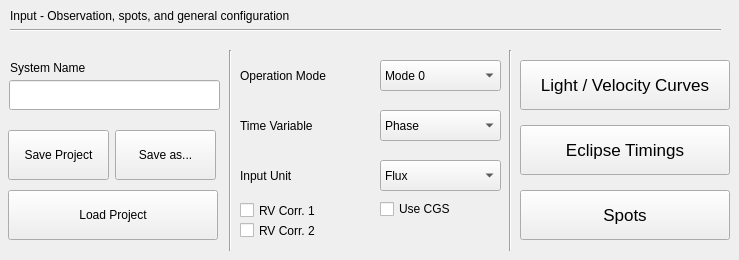
      <widget class="QWidget" name="tab_7">
       <attribute name="title">
        <string>Main</string>
       </attribute>
       <widget class="QPushButton" name="spotconfigure_btn">
        <property name="geometry">
         <rect>
          <x>520</x>
          <y>190</y>
          <width>210</width>
          <height>50</height>
         </rect>
        </property>
        <property name="font">
         <font>
          <pointsize>13</pointsize>
         </font>
        </property>
        <property name="toolTip">
         <string>Configure individual spots.</string>
        </property>
        <property name="text">
         <string>Spots</string>
        </property>
       </widget>
       <widget class="QPushButton" name="loadwidget_btn">
        <property name="geometry">
         <rect>
          <x>520</x>
          <y>60</y>
          <width>210</width>
          <height>50</height>
         </rect>
        </property>
        <property name="font">
         <font>
          <pointsize>13</pointsize>
         </font>
        </property>
        <property name="toolTip">
         <string>Load light and velocity curves.</string>
        </property>
        <property name="text">
         <string>Light / Velocity Curves</string>
        </property>
       </widget>
       <widget class="QLabel" name="label_48">
        <property name="geometry">
         <rect>
          <x>240</x>
          <y>60</y>
          <width>131</width>
          <height>31</height>
         </rect>
        </property>
        <property name="toolTip">
         <string>Sets predefined constraints for different conditions</string>
        </property>
        <property name="statusTip">
         <string>MODE</string>
        </property>
        <property name="whatsThis">
         <string>&lt;html&gt;&lt;head/&gt;&lt;body&gt;&lt;p&gt;&lt;span style=&quot; font-weight:600;&quot;&gt;Mode -1:&lt;/span&gt; This mode is for X-ray binaries for which the eclipse duration of a compact object is known from X-ray observations. The compact star must be star 1. The applied constraint is that the surface potential of the ordinary star (star 2) must be such as to produce the observed X-ray eclipse duration.&lt;/p&gt;&lt;p&gt;&lt;span style=&quot; font-weight:600;&quot;&gt;Mode 0:&lt;/span&gt; No constraints are applied in mode 0, and the component luminosity ratio is not even required to be consistent with the surface temperatures.&lt;/p&gt;&lt;p&gt;&lt;span style=&quot; font-weight:600;&quot;&gt;Mode 1:&lt;/span&gt; This is a mode for overcontact binaries, such as W UMa stars. Six or seven constraints are applied, depending on whether fixed or computed limb darkening is specified.&lt;/p&gt;&lt;p&gt;&lt;span style=&quot; font-weight:600;&quot;&gt;Mode 2:&lt;/span&gt; This mode is for detached binaries with no constraints on the potentials. The only constraint is that the secondary luminosity, L2, is computed from the other parameters via the specified radiation prescription (blackbody or stellar atmosphere).&lt;/p&gt;&lt;p&gt;&lt;span style=&quot; font-weight:600;&quot;&gt;Mode 3:&lt;/span&gt; This mode is for overcontact binaries and is like mode 1 except that the constraints on g2, T2, A2, x2, and y2 are not applied. The other two mode 1 constraints (on Ω1 and L2) are applied in mode 3, but T2, A2, g2, x2, and y2 are free.&lt;/p&gt;&lt;p&gt;&lt;span style=&quot; font-weight:600;&quot;&gt;Mode 4:&lt;/span&gt; This mode is for semi-detached binaries with star 1 accurately filling its limiting lobe, which is the classical Roche lobe for synchronous rotation and a circular orbit, but differs from the classical Roche lobe for non-synchronous and eccentric cases.&lt;/p&gt;&lt;p&gt;&lt;span style=&quot; font-weight:600;&quot;&gt;Mode 5:&lt;/span&gt; The same as mode 4, except that it is star 2 that fills its limiting lobe. This is the usual mode for Algol-type binaries.&lt;/p&gt;&lt;p&gt;&lt;span style=&quot; font-weight:600;&quot;&gt;Mode 6:&lt;/span&gt; This mode is for double contact binaries, in which both stars accurately fill their limiting lobes. Astrophysically this makes sense only if at least one of the stars rotates non-synchronously. Mode 6 applies the surface potential constraints of modes 4 and 5 together.&lt;/p&gt;&lt;/body&gt;&lt;/html&gt;</string>
        </property>
        <property name="text">
         <string>Operation Mode</string>
        </property>
       </widget>
       <widget class="QComboBox" name="mode_combobox">
        <property name="geometry">
         <rect>
          <x>380</x>
          <y>60</y>
          <width>121</width>
          <height>31</height>
         </rect>
        </property>
        <property name="currentIndex">
         <number>1</number>
        </property>
        <item>
         <property name="text">
          <string>Mode -1</string>
         </property>
        </item>
        <item>
         <property name="text">
          <string>Mode 0</string>
         </property>
        </item>
        <item>
         <property name="text">
          <string>Mode 1</string>
         </property>
        </item>
        <item>
         <property name="text">
          <string>Mode 2</string>
         </property>
        </item>
        <item>
         <property name="text">
          <string>Mode 3</string>
         </property>
        </item>
        <item>
         <property name="text">
          <string>Mode 4</string>
         </property>
        </item>
        <item>
         <property name="text">
          <string>Mode 5</string>
         </property>
        </item>
        <item>
         <property name="text">
          <string>Mode 6</string>
         </property>
        </item>
       </widget>
       <widget class="QLabel" name="label_54">
        <property name="geometry">
         <rect>
          <x>240</x>
          <y>110</y>
          <width>131</width>
          <height>31</height>
         </rect>
        </property>
        <property name="toolTip">
         <string>Set whether time or phase is the independent variable in input observations.</string>
        </property>
        <property name="statusTip">
         <string>JDPHS</string>
        </property>
        <property name="text">
         <string>Time Variable</string>
        </property>
       </widget>
       <widget class="QComboBox" name="jdphs_combobox">
        <property name="geometry">
         <rect>
          <x>380</x>
          <y>110</y>
          <width>121</width>
          <height>31</height>
         </rect>
        </property>
        <item>
         <property name="text">
          <string>Phase</string>
         </property>
        </item>
        <item>
         <property name="text">
          <string>Time</string>
         </property>
        </item>
       </widget>
       <widget class="QLabel" name="label_53">
        <property name="geometry">
         <rect>
          <x>10</x>
          <y>0</y>
          <width>711</width>
          <height>31</height>
         </rect>
        </property>
        <property name="text">
         <string>Input - Observation, spots, and general configuration</string>
        </property>
       </widget>
       <widget class="Line" name="line_12">
        <property name="geometry">
         <rect>
          <x>10</x>
          <y>20</y>
          <width>711</width>
          <height>21</height>
         </rect>
        </property>
        <property name="orientation">
         <enum>Qt::Horizontal</enum>
        </property>
       </widget>
       <widget class="Line" name="line_5">
        <property name="geometry">
         <rect>
          <x>500</x>
          <y>50</y>
          <width>21</width>
          <height>201</height>
         </rect>
        </property>
        <property name="orientation">
         <enum>Qt::Vertical</enum>
        </property>
       </widget>
       <widget class="QPushButton" name="eclipsewidget_btn">
        <property name="enabled">
         <bool>true</bool>
        </property>
        <property name="geometry">
         <rect>
          <x>520</x>
          <y>125</y>
          <width>210</width>
          <height>50</height>
         </rect>
        </property>
        <property name="font">
         <font>
          <pointsize>13</pointsize>
         </font>
        </property>
        <property name="toolTip">
         <string>Load eclipse timings.</string>
        </property>
        <property name="text">
         <string>Eclipse Timings</string>
        </property>
       </widget>
       <widget class="Line" name="line_13">
        <property name="geometry">
         <rect>
          <x>220</x>
          <y>50</y>
          <width>21</width>
          <height>201</height>
         </rect>
        </property>
        <property name="orientation">
         <enum>Qt::Vertical</enum>
        </property>
       </widget>
       <widget class="QPushButton" name="loadproject_btn">
        <property name="geometry">
         <rect>
          <x>8</x>
          <y>190</y>
          <width>210</width>
          <height>50</height>
         </rect>
        </property>
        <property name="text">
         <string>Load Project</string>
        </property>
       </widget>
       <widget class="QPushButton" name="saveproject_btn">
        <property name="geometry">
         <rect>
          <x>8</x>
          <y>130</y>
          <width>101</width>
          <height>50</height>
         </rect>
        </property>
        <property name="text">
         <string>Save Project</string>
        </property>
       </widget>
       <widget class="QLabel" name="label_8">
        <property name="geometry">
         <rect>
          <x>10</x>
          <y>60</y>
          <width>101</width>
          <height>16</height>
         </rect>
        </property>
        <property name="toolTip">
         <string>Name of the binary system</string>
        </property>
        <property name="text">
         <string>System Name</string>
        </property>
       </widget>
       <widget class="QLineEdit" name="systemname_ipt">
        <property name="geometry">
         <rect>
          <x>9</x>
          <y>80</y>
          <width>211</width>
          <height>30</height>
         </rect>
        </property>
        <property name="text">
         <string/>
        </property>
       </widget>
       <widget class="QPushButton" name="saveas_btn">
        <property name="geometry">
         <rect>
          <x>115</x>
          <y>130</y>
          <width>101</width>
          <height>50</height>
         </rect>
        </property>
        <property name="text">
         <string>Save as...</string>
        </property>
       </widget>
       <widget class="QComboBox" name="maglite_combobox">
        <property name="geometry">
         <rect>
          <x>380</x>
          <y>160</y>
          <width>121</width>
          <height>31</height>
         </rect>
        </property>
        <item>
         <property name="text">
          <string>Flux</string>
         </property>
        </item>
        <item>
         <property name="text">
          <string>Magnitude</string>
         </property>
        </item>
       </widget>
       <widget class="QLabel" name="label_77">
        <property name="geometry">
         <rect>
          <x>240</x>
          <y>160</y>
          <width>131</width>
          <height>31</height>
         </rect>
        </property>
        <property name="toolTip">
         <string>Input unit in observations and calculations. This is mainly required for DC but most plot windows need this information or they will not function correctly. </string>
        </property>
        <property name="statusTip">
         <string>MAGLITE</string>
        </property>
        <property name="text">
         <string>Input Unit</string>
        </property>
       </widget>
       <widget class="QCheckBox" name="ifcgs_chk">
        <property name="geometry">
         <rect>
          <x>380</x>
          <y>200</y>
          <width>121</width>
          <height>18</height>
         </rect>
        </property>
        <property name="toolTip">
         <string>&lt;html&gt;&lt;head/&gt;&lt;body&gt;&lt;p&gt;If absolute solution with flux unit erg s&lt;span style=&quot; vertical-align:super;&quot;&gt;−1&lt;/span&gt; cm&lt;span style=&quot; vertical-align:super;&quot;&gt;−3&lt;/span&gt; is desired, check this box. Uncheck this box for a conventional solution in arbitrarily scaled flux.&lt;/p&gt;&lt;/body&gt;&lt;/html&gt;</string>
        </property>
        <property name="statusTip">
         <string>IFCGS</string>
        </property>
        <property name="text">
         <string>Use CGS</string>
        </property>
       </widget>
       <widget class="QCheckBox" name="icor2_chk">
        <property name="geometry">
         <rect>
          <x>240</x>
          <y>220</y>
          <width>111</width>
          <height>21</height>
         </rect>
        </property>
        <property name="toolTip">
         <string>Enable proximity and eclipse corrections for RV's of star 2.</string>
        </property>
        <property name="statusTip">
         <string>ICOR2</string>
        </property>
        <property name="text">
         <string>RV Corr. 2</string>
        </property>
       </widget>
       <widget class="QCheckBox" name="icor1_chk">
        <property name="geometry">
         <rect>
          <x>240</x>
          <y>200</y>
          <width>111</width>
          <height>21</height>
         </rect>
        </property>
        <property name="toolTip">
         <string>Enable proximity and eclipse corrections for RV's of star 1.</string>
        </property>
        <property name="statusTip">
         <string>ICOR1</string>
        </property>
        <property name="text">
         <string>RV Corr. 1</string>
        </property>
       </widget>
      </widget>
